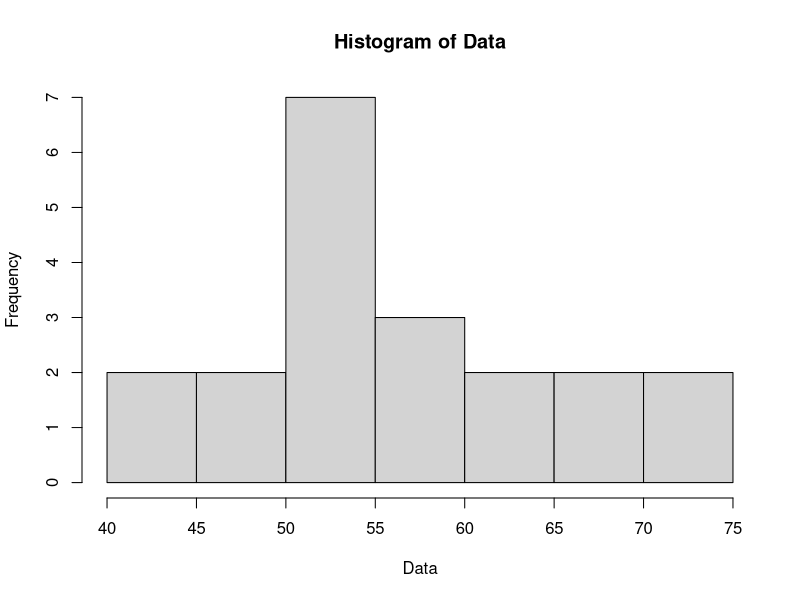
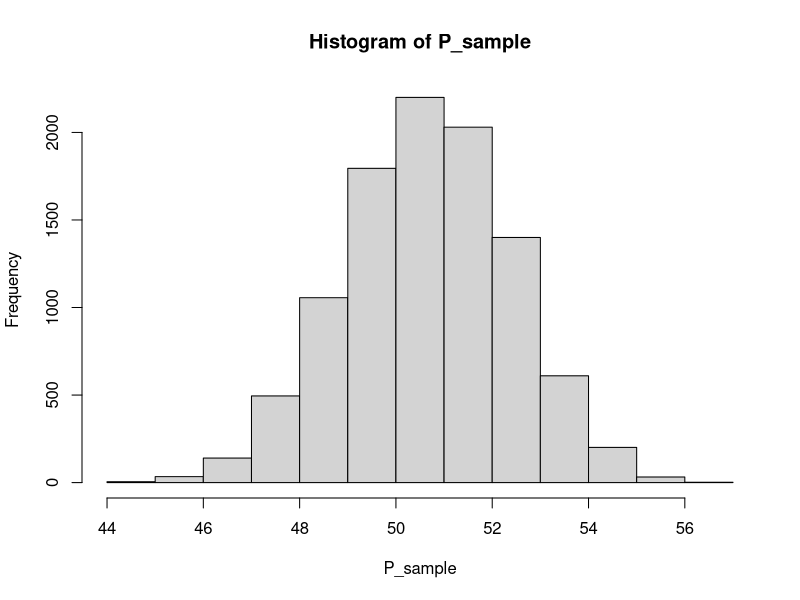
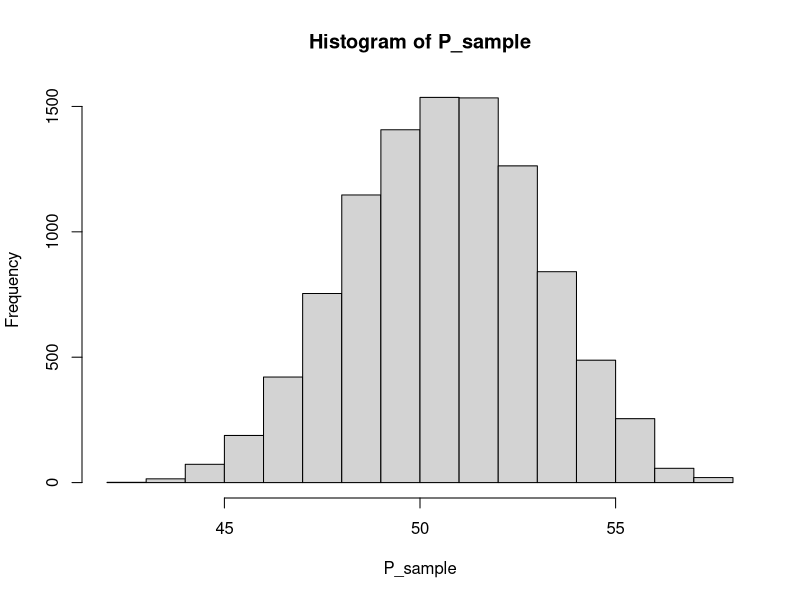
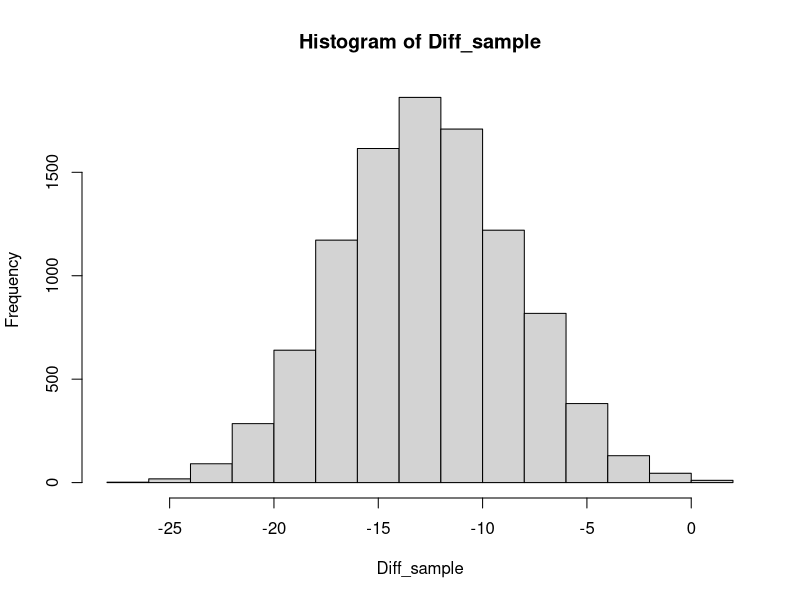

Source code (R) for these figures, in order:
## ---- chunk 1
knitr::opts_chunk$set(echo = TRUE)
## ---- chunk 2

Placebo = c(54,51,58,44,55,52,42,47,58,46)
Drug = c(54,73,53,70,73,68,52,65,65,60)

Data = c(Placebo, Drug)
Data_sd = sd(Data)
hist(Data)

## ---- chunk 3
P_sample=numeric()
n=10
for (i in 1:10000) {
  P_sample[i] = mean(Placebo[sample(1:length(Placebo), n, replace=T)])
}

hist(P_sample)
sd(P_sample)

## ---- chunk 4
P_sample=numeric()
n=5
for (i in 1:10000) {
  P_sample[i] = mean(Placebo[sample(1:length(Placebo), n, replace=T)])
}

hist(P_sample)
sd(P_sample)


## ---- chunk 5
Pse=sd(Placebo)/sqrt(length(Placebo))
Pse

t_0.975 = qt(p = .975, df = length(Placebo)-1)
Pse * t_0.975
Pmean = mean(Placebo)
Pmean - Pse * t_0.975
Pmean + Pse * t_0.975
## ---- chunk 6
t.test(Placebo, mu=mean(Placebo))
## ---- chunk 7
(Pmean - mean(Data))/Pse

# Because we want to look at both extreme values (lower 2.5% and higher 2.5%),
# and we know the distribution is summterical, simply multiply p-value by 2.
pt((Pmean - mean(Data))/Pse, df = 9)*2

## ---- chunk 8
t.test(Placebo, mu=mean(Data))

## ---- chunk 9

Diff_sample = numeric()
n=5
for (i in 1:10000) {
  Diff_sample[i] = mean(Placebo[sample(1:length(Placebo),n,replace=T)])-
    mean(Drug[sample(1:length(Drug), n, replace = T)])
}

hist(Diff_sample)

## ---- chunk 10
se_diff = ( sqrt (
  ((sd(Placebo)**2)/length(Placebo)) + 
    ((sd(Drug)**2)/length(Drug))))

se_diff

## ---- chunk 11

Diff_mean = mean(Placebo) - mean(Drug)

Diff_mean + qt(p=0.025, df=18)*se_diff
Diff_mean - qt(p=0.025, df=18)*se_diff
## ---- chunk 12

tstat = Diff_mean / se_diff
tstat
## ---- chunk 13
#using our calculations done by hand
2*pt(q = tstat, 
     df = (length(Placebo)+length(Drug)-2), 
     lower.tail = T)

#confirmation using the t.test() function.
t.test(Placebo, Drug, var.equal = T)
## ---- chunk 14
DrugDiff = Placebo-Drug
## ---- chunk 15
t_stat = mean(DrugDiff)/(sd(DrugDiff)/sqrt(length(DrugDiff)))

2*pt(t_stat, df=9, lower.tail = T)
## ---- chunk 16
t.test(DrugDiff, mu=0)
## ---- chunk 17
t.test(Placebo, Drug, paired = T, var.equal = T)

## ---- chunk 18
Data

DrugDiff = Placebo - Drug
print(DrugDiff)

DrugDiff = DrugDiff[which(DrugDiff != 0)]
print(DrugDiff)

DrugDiffRank = rank(abs(DrugDiff))
print(DrugDiffRank)

t_neg = DrugDiffRank[DrugDiff < 0]
t_neg

t_pos = DrugDiffRank[DrugDiff > 0]
t_pos

t_min = min(t_pos,t_neg)
t_min

n_diff = length(DrugDiff)
n_diff
## ---- chunk 19
mu_diff = n_diff*(n_diff+1)/4
mu_diff
## ---- chunk 20
var_diff = n_diff*(n_diff + 1)*(2*n_diff + 1)/24
var_diff
## ---- chunk 21
sd_diff = sqrt(var_diff)
sd_diff
## ---- chunk 22
z_diff = (t_min - mu_diff)/sd_diff
z_diff

2*pnorm(z_diff, lower.tail = T)

## ---- chunk 23
wilcox.test(Placebo, Drug, paired = T)

## ---- chunk 24
Data
DataRank = rank(abs(Data))
DataRank

DataRankSums = tapply(DataRank,rep(c("P","D"),each=10),sum)
DataRankSums

n_placebo = length(Placebo)
n_drug = length(Drug)

t_P  = DataRankSums["P"]
t_D  = DataRankSums["D"]

w_P = t_P - (n_placebo*(n_placebo + 1)/2)
w_P
w_D = t_D - (n_drug*(n_drug + 1)/2)
w_D
## ---- chunk 25

sd_w_squared = (n_placebo*n_drug/12) * (n_placebo + n_drug + 1)
sd_w = sqrt(sd_w_squared)
## ---- chunk 26
mu_w = n_placebo * n_drug / 2
mu_w
## ---- chunk 27
z_w = (w_D-mu_w)/sd_w
z_w

2*pnorm(z_w, lower.tail = F)
2*pnorm(w_D, mean=mu_w, sd=sd_w, lower.tail = F)
## ---- chunk 28
wilcox.test(Placebo, Drug)
